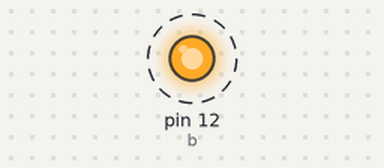
A sketch run on a simulated Arduino Uno, built with avr-gcc and run on an emulated ATmega328P. Shown: output pins drawn as LEDs (lit = HIGH). Dashed ring = blinking. At 8.0 s the program stops and its outputs stay as they are.

Above: at 0.5 s.
Timing chart, 0 to 4.6 s (numbered marks = the images above):
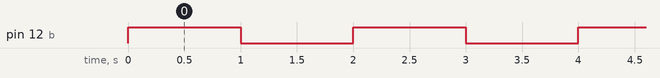

Measured:
- by itself, pin 12 (b): alternates HIGH for 1.0 s and LOW for 1.0 s, 8 changes in all, then stays LOW

The sketch:

buzzer.ino
```cpp
int b=12,i;
void setup() {
  // put your setup code here, to run once:
pinMode(b,OUTPUT);
}

void loop() {
  // put your main code here, to run repeatedly:
Serial.begin(9600);
 for(i=1;i<5;i++)
 {
  digitalWrite(b,HIGH);
  delay(1000);
  digitalWrite(b,LOW);
  delay(1000);
 }
 exit(0);
}
```
